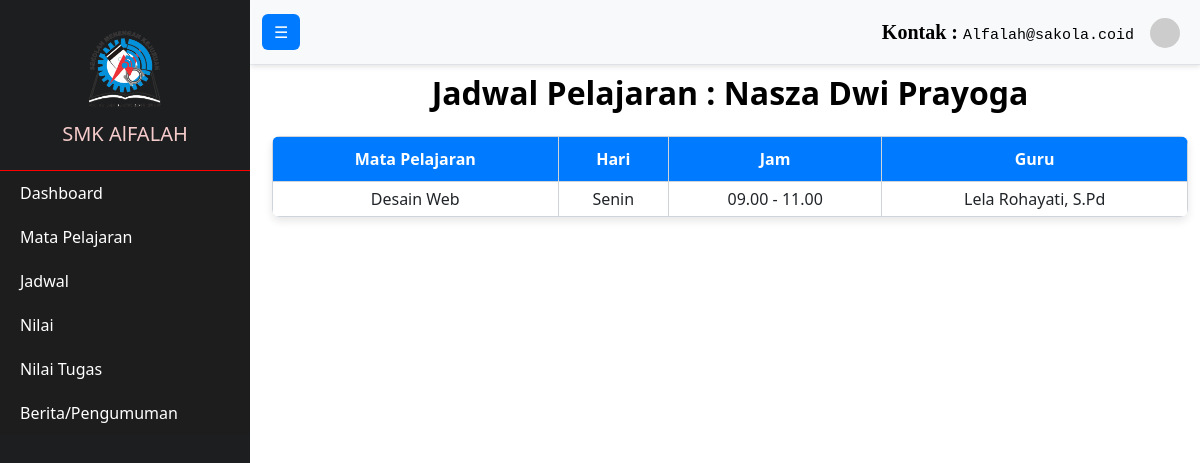
Before: /Siswa/jadwalSiswa.php (signed in) with the older database file.
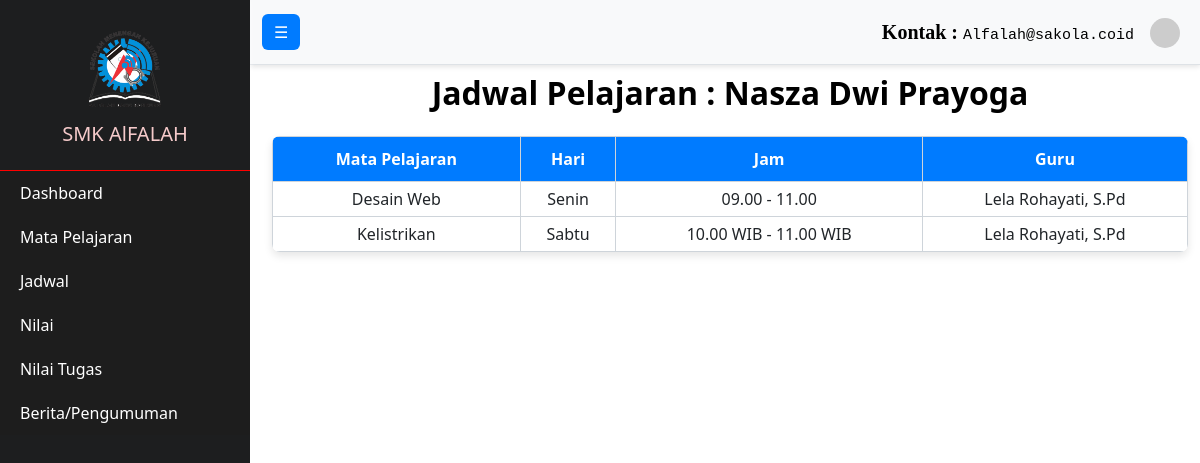
After: the same page with the newer database file.
### tables this page shows
CREATE TABLE `jadwal` (
  `id_jadwal` int(11) NOT NULL,
  `nip` varchar(50) DEFAULT NULL,
  `kode_mapel` varchar(50) DEFAULT NULL,
  `hari` varchar(20) DEFAULT NULL,
  `id_kelas` int(11) DEFAULT NULL,
  `waktu_mulai` varchar(11) DEFAULT NULL,
  `waktu_selesai` varchar(11) DEFAULT NULL
);

CREATE TABLE `mata_pelajaran` (
  `kode_mapel` varchar(50) NOT NULL,
  `nama_mapel` varchar(100) NOT NULL,
  `deskripsi` text DEFAULT NULL,
  `jenis` varchar(50) DEFAULT NULL,
  `gambar` varchar(255) DEFAULT NULL
);

CREATE TABLE `guru` (
  `nip` varchar(50) NOT NULL,
  `password` varchar(255) NOT NULL,
  `nama_guru` varchar(100) NOT NULL,
  `email` varchar(100) NOT NULL,
  `id_jurusan` int(3) DEFAULT NULL
);

### Siswa/jadwalSiswa.php (the view, shortened to what this page needs)
<!DOCTYPE html>
<html lang="en">
<head>
    <link href="https://cdn.jsdelivr.net/npm/bootstrap@5.3.0/dist/css/bootstrap.min.css" rel="stylesheet">
    <link rel="stylesheet" href="../css/jadwal.css">
</head>
<body>
<?php
    include '../navbar/navSiswa.php';
    include '../db.php';
    $nis = $_SESSION['nis_siswa'];
    $queryKelas = "SELECT id_kelas,nama_siswa FROM siswa WHERE nis = '$nis'";
    $resultKelas = mysqli_query($conn, $queryKelas);
    $dataKelas = mysqli_fetch_assoc($resultKelas);
    $idKelas = $dataKelas['id_kelas'];
    $queryJadwal = "SELECT mata_pelajaran.nama_mapel, jadwal.hari, jadwal.waktu_mulai, jadwal.waktu_selesai, guru.nama_guru
                     FROM jadwal
                     JOIN mata_pelajaran ON jadwal.kode_mapel = mata_pelajaran.kode_mapel
                     JOIN guru ON jadwal.nip = guru.nip
                     WHERE jadwal.id_kelas = '$idKelas'";
    $resultJadwal = mysqli_query($conn, $queryJadwal);
?>
<div id="mainContent" class="container mt-4">
    <h2 class="mb-4">Jadwal Pelajaran : <?php echo $dataKelas['nama_siswa']; ?></h2>
    <table class="table">
        <thead>
            <tr>
                <th>Mata Pelajaran</th>
                <th>Hari</th>
                <th>Jam</th>
                <th>Guru</th>
            </tr>
        </thead>
        <tbody>
            <?php while ($row = mysqli_fetch_assoc($resultJadwal)): ?>
                <tr>
                    <td><?php echo $row['nama_mapel']; ?></td>
                    <td><?php echo $row['hari']; ?></td>
                    <td><?php echo $row['waktu_mulai'] . ' - ' . $row['waktu_selesai']; ?></td>
                    <td><?php echo $row['nama_guru']; ?></td>
                </tr>
            <?php endwhile; ?>
        </tbody>
    </table>
</div>
</body>
</html>

Changed rows visible on the page:
added jadwal: kode_mapel.nama_mapel "Kelistrikan", hari "Sabtu", waktu_mulai "10.00 WIB", waktu_selesai "11.00 WIB", nip.nama_guru "Lela Rohayati, S.Pd"
